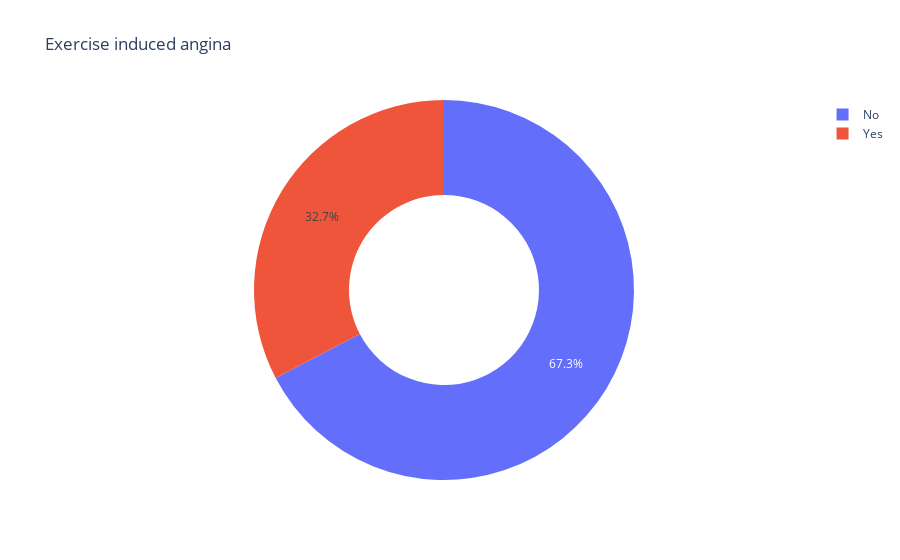

The code cell stored with this chart in its notebook:
### Code cell
pie_graph(data_eda,"Exercise induced angina",'exercise_induced_angina')

### Figure 1 — Plotly figure (JSON) as saved in the notebook; plotly's stock layout.template omitted (floating-point values rounded to 4 significant figures)
{"data": [{"hole": 0.5, "labels": ["No", "Yes"], "type": "pie", "values": [204, 99]}], "layout": {"title": {"text": "Exercise induced angina"}}}
